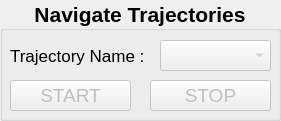
   <widget class="QGroupBox" name="traj_groupBox">
    <property name="geometry">
     <rect>
      <x>20</x>
      <y>310</y>
      <width>281</width>
      <height>121</height>
     </rect>
    </property>
    <property name="font">
     <font>
      <pointsize>16</pointsize>
      <weight>75</weight>
      <bold>true</bold>
     </font>
    </property>
    <property name="title">
     <string>Navigate Trajectories</string>
    </property>
    <property name="alignment">
     <set>Qt::AlignCenter</set>
    </property>
    <widget class="QComboBox" name="traj_CB">
     <property name="enabled">
      <bool>false</bool>
     </property>
     <property name="geometry">
      <rect>
       <x>160</x>
       <y>40</y>
       <width>111</width>
       <height>31</height>
      </rect>
     </property>
     <property name="font">
      <font>
       <pointsize>13</pointsize>
       <weight>50</weight>
       <bold>false</bold>
      </font>
     </property>
    </widget>
    <widget class="QLabel" name="traj_label">
     <property name="geometry">
      <rect>
       <x>10</x>
       <y>40</y>
       <width>141</width>
       <height>31</height>
      </rect>
     </property>
     <property name="font">
      <font>
       <pointsize>13</pointsize>
       <weight>50</weight>
       <bold>false</bold>
      </font>
     </property>
     <property name="text">
      <string>Trajectory Name :</string>
     </property>
    </widget>
    <widget class="QPushButton" name="traj_startPB">
     <property name="enabled">
      <bool>false</bool>
     </property>
     <property name="geometry">
      <rect>
       <x>10</x>
       <y>80</y>
       <width>121</width>
       <height>31</height>
      </rect>
     </property>
     <property name="font">
      <font>
       <pointsize>14</pointsize>
       <weight>50</weight>
       <bold>false</bold>
      </font>
     </property>
     <property name="text">
      <string>START</string>
     </property>
    </widget>
    <widget class="QPushButton" name="traj_stopPB">
     <property name="enabled">
      <bool>false</bool>
     </property>
     <property name="geometry">
      <rect>
       <x>150</x>
       <y>80</y>
       <width>121</width>
       <height>31</height>
      </rect>
     </property>
     <property name="font">
      <font>
       <pointsize>14</pointsize>
       <weight>50</weight>
       <bold>false</bold>
      </font>
     </property>
     <property name="text">
      <string>STOP</string>
     </property>
    </widget>
   </widget>
